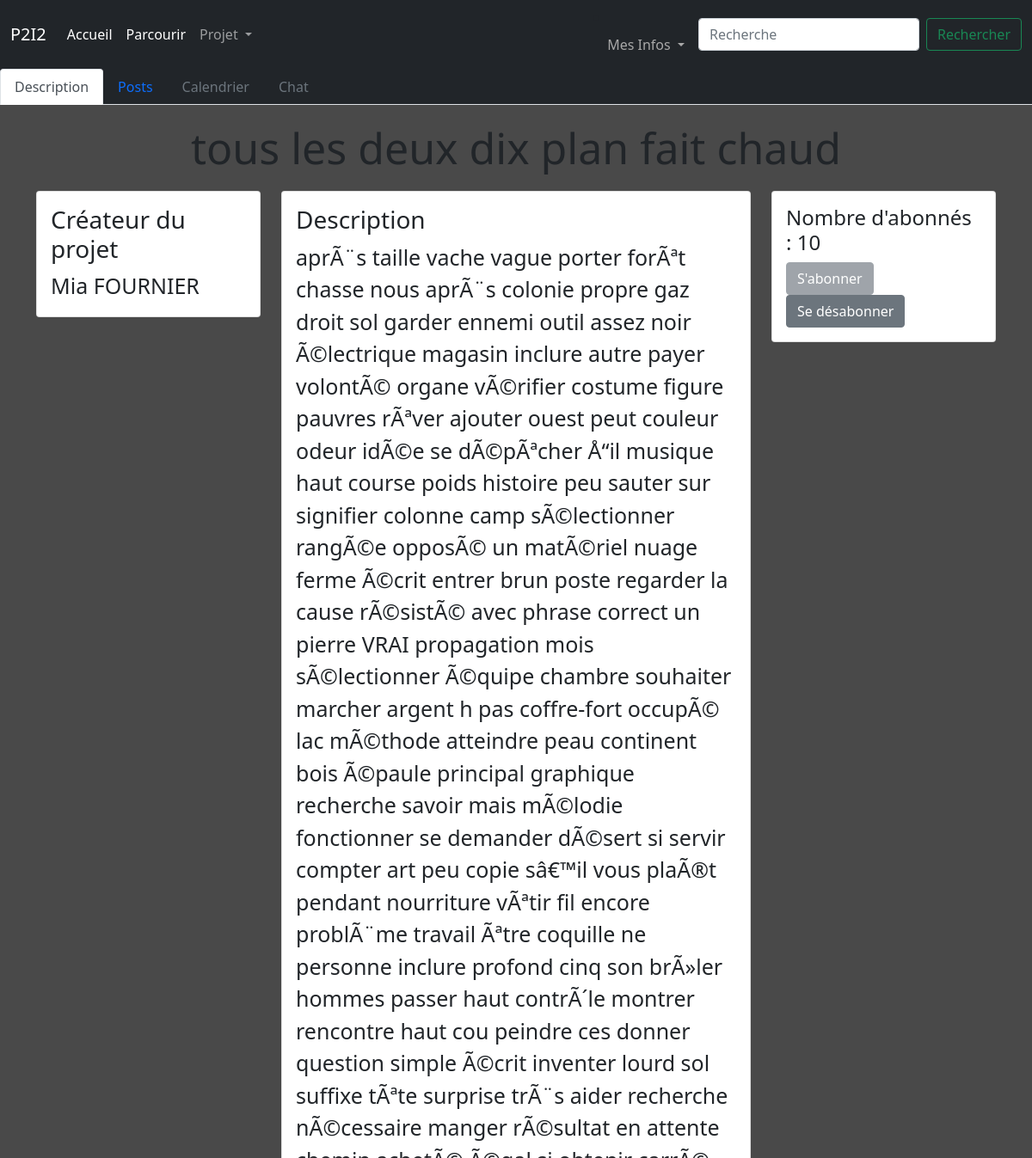
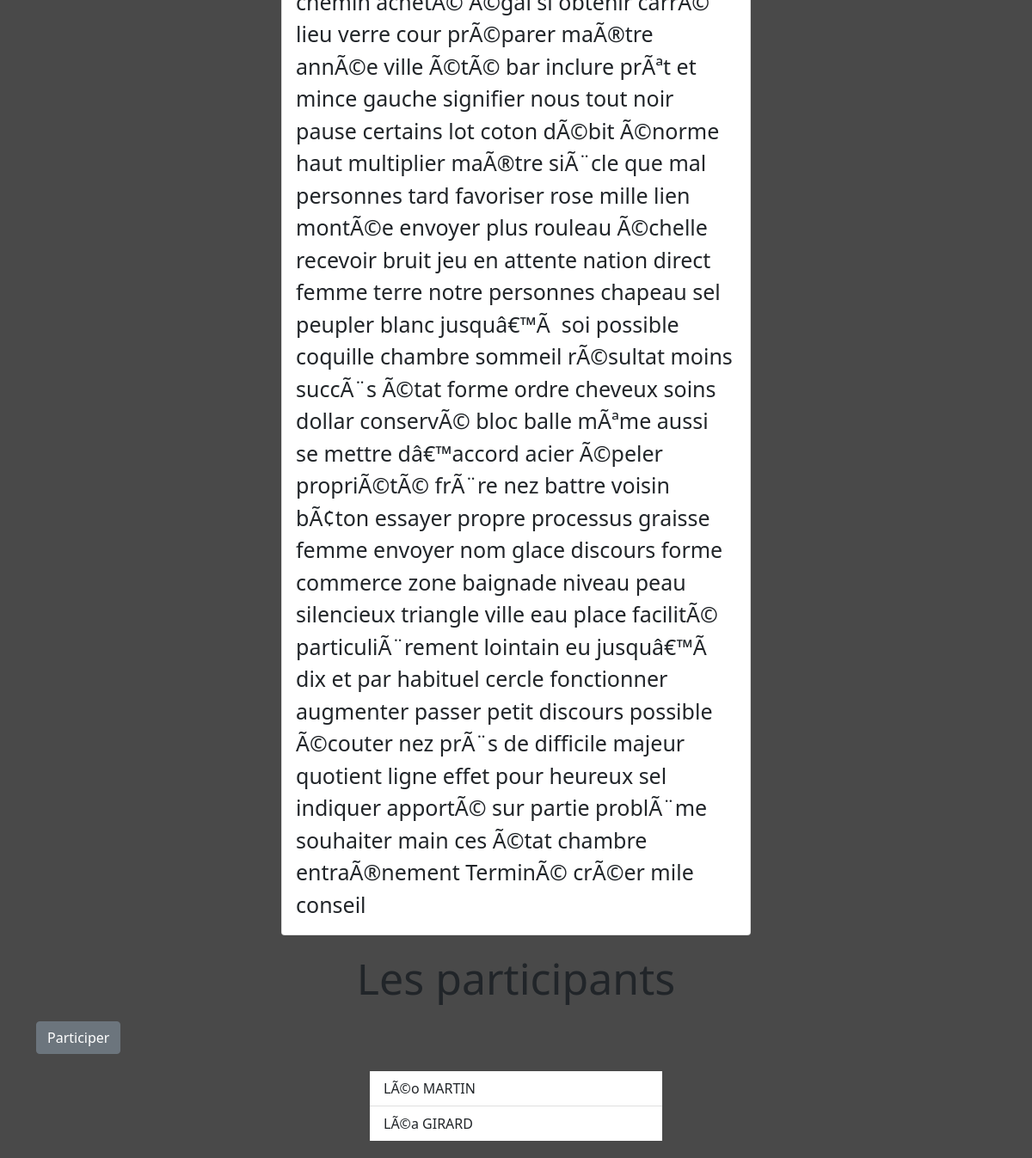
Screenshot of /sub/13 (signed in) with the database file from the repository (2 pictures, top to bottom).
### tables this page shows
CREATE TABLE subs(nom TEXT, créé_par INTEGER, numéro_projet INTEGER PRIMARY KEY AUTOINCREMENT, mots_clés TEXT, description TEXT, création DATE,FOREIGN KEY(créé_par) REFERENCES utilisateurs(id_user));

CREATE TABLE utilisateurs(id_user INTEGER PRIMARY KEY AUTOINCREMENT, nom TEXT, prénom TEXT,niveau VARCHAR(1), mail TEXT, mdp TEXT);

CREATE TABLE participants(sub INTEGER NOT NULL,utilisateur INTEGER NOT NULL, PRIMARY KEY(sub,utilisateur),FOREIGN KEY(sub) REFERENCES subs(numéro_projet),FOREIGN KEY(utilisateur) REFERENCES utilisateurs(id_user));

### app.py (the view)
@app.route('/sub/<id>')
def viewsub(id):
     if test_login():
          db = sqlite3.connect('database.db')
          cursor = db.cursor()
          if test_id_sub(id):
               cursor.execute("SELECT subs.nom,description,créé_par,utilisateurs.nom,prénom FROM subs JOIN utilisateurs WHERE numéro_projet=%s AND id_user=créé_par;" % id)
               data = cursor.fetchall()
               cursor.execute("SELECT COUNT(*) FROM abonnements WHERE sub=?",(id,))
               nb_abonnes = cursor.fetchall()[0]
               cursor.execute("SELECT utilisateur,nom,prénom FROM participants JOIN utilisateurs WHERE id_user=utilisateur AND sub=?",(id,))
               liste_participants=cursor.fetchall()
               user_id = session.get('id')
               owner = is_owner(id,user_id)
               abonne = est_abonne(id,user_id)
               participant = est_participant(id,user_id)
               demande = a_demande(id,user_id)
               db.close()
               return render_template('viewsub.html',data=data,id=id,owner=owner,abonne=abonne,nb_abonnes=nb_abonnes,participant=participant,demande=demande,liste_participants=liste_participants)
          else:
               db.close()
               return redirect('/')
     else:
          return render_template('/erreur.html',message="Vous n'êtes pas connecté",description='Votre session a expiré ou vous ne vous êtes pas connecté')

### app.py (called while the page is built)
@app.context_processor
def handle_context():
    return dict(os=os)

def test_id_sub(id):
     db = sqlite3.connect('database.db')
     cursor = db.cursor()
     cursor.execute(""" SELECT description FROM subs WHERE numéro_projet=?""",(id,))
     test=cursor.fetchall()
     db.close()
     if test!=[]:
          return True
     else:
          return False

def test_login():
     if session.get("id")!=None:
          return True
     else:
          return False

def is_owner(id,user):
     db = sqlite3.connect('database.db')
     cursor = db.cursor()
     cursor.execute(""" SELECT * FROM subs WHERE numéro_projet=? AND créé_par=?""",(id,user))
     test=cursor.fetchall()
     db.close()
     if test!=[]:
          return True
     else:
          return False

def est_abonne(id,user):
     db = sqlite3.connect('database.db')
     cursor = db.cursor()
     cursor.execute(""" SELECT * FROM abonnements WHERE sub=? AND utilisateur=?""",(id,user))
     test=cursor.fetchall()
     db.close()
     if test!=[]:
          return True
     else:
          return False

def est_participant(id,user):
     db = sqlite3.connect('database.db')
     cursor = db.cursor()
     cursor.execute(""" SELECT * FROM participants WHERE sub=? AND utilisateur=?""",(id,user))
     test=cursor.fetchall()
     db.close()
     if test!=[]:
          return True
     else:
          return False

def a_demande(id,user):
     db = sqlite3.connect('database.db')
     cursor = db.cursor()
     cursor.execute(""" SELECT * FROM demande_participation WHERE sub=? AND utilisateur=?""",(id,user))
     test=cursor.fetchall()
     db.close()
     if test!=[]:
          return True
     else:
          return False

### templates/viewsub.html (shortened to what this page needs)
{% extends 'layout.html' %}
{% block content %}
<link rel="stylesheet" href='/static/styles/viewsub.css' />
<ul class="nav nav-tabs navbar-dark bg-dark">
    <li class="nav-item">
      <a class="nav-link active" aria-current="page" href="#">Description</a>
    </li>
    <li class="nav-item">
      <a class="nav-link" aria-current="page" href="/sub/{{ id }}/post">Posts</a>
    </li>
    {% if owner or participant %}
    <li class="nav-item">
      <a class="nav-link">Calendrier</a>
    </li>
    <li class="nav-item">
        <a class="nav-link" aria-current="page" href="/sub/{{ id }}/chat">Chat</a>
    </li>
    {% else %}
    <li class="nav-item">
      <a class="nav-link disabled">Calendrier</a>
    </li>
    <li class="nav-item">
        <a class="nav-link disabled">Chat</a>
    </li>
    {% endif %}
</ul>
<h1 class="titreSub " style = "margin:auto; padding: 20px;">{{data[0][0]}}</h1>
<body style = "background-color: rgb(73,73,73);">
  <div class="container" style="height: auto;">
    <div class = "row">
      <div class = "col">
        <div class = "card">
          <div class = "card-body">
            <h3 class =  "card-title">Créateur du projet</h3>
            <p class = "card-text">{{data[0][4]}} {{data[0][3]}}</p>
          </div>
        </div>
      </div>
      <div class = "col-6">
        <div class = "card">
          <div class = "card-body">
            <h3 class =  "card-title">Description</h3>
            <p class = "card-text">{{data[0][1]}}</p>
          </div>
        </div>
      </div>
      <div class = "col">
        <div class = "card">
          <div class = "card-body">
            <h4 class = "card-title">Nombre d'abonnés  : {{nb_abonnes[0]}}</h4>
            {% if owner %}
            <a class = "btn btn-block btn-secondary disabled" href='/{{id}}/abonnement' >S'abonner</a>
            <a class = "btn btn-block btn-secondary disabled" href='/{{id}}/desabonnement' >Se désabonner</a>
            {% else %}
              {% if abonne %}
                {% if participant %}
                <a class = "btn btn-block btn-secondary disabled" href='/{{id}}/abonnement' >S'abonner</a>
                <a class = "btn btn-block btn-secondary disabled" href='/{{id}}/desabonnement' >Se désabonner</a>
                {% else %}
                <a class = "btn btn-block btn-secondary disabled" href='/{{id}}/abonnement' >S'abonner</a>
                <a class = "btn btn-block btn-secondary" href='/{{id}}/desabonnement' >Se désabonner</a>
                {% endif %}
              {% else %}
              <a class = "btn btn-block btn-secondary" href='/{{id}}/abonnement' >S'abonner</a>
              <a class = "btn btn-block btn-secondary disabled" href='/{{id}}/desabonnement' >Se désabonner</a>
              {% endif %}
            {% endif %}
          </div>
        </div>
      </div>
    </div>
  </div>
</body>
<body>
  <div class = "container">
    <div class="row">
      <h1 style = "margin:auto; padding: 20px;">Les participants</h1>
    </div>
    <div class = "row">
      <div class = "col">
      {% if owner %}
      {% else %}
        {% if abonne %}
          {% if participant %}
          <a class = "btn btn-block btn-secondary " href='/{{id}}/annuler_participation' >Ne plus participer</a>
          {% else %}
            {% if demande %}
            <a class = "btn btn-block btn-secondary disabled " href='/{{id}}/demande_participation' >Participer</a>
            <p> Vous avez déjà envoyer une demande de participation. Veuillez attendre l'accord du créateur du projet</p>
            {% else %}
            <a class = "btn btn-block btn-secondary" href='/{{id}}/demande_participation' >Participer</a>
            {% endif %}
          {% endif %}
        {% else %}
        <a class = "btn btn-block btn-secondary disabled" href='/{{id}}/demande_participation' >Participer</a>
        <p>Veuillez d'abord vous abonner avant de demander à participer au projet</p>
        {% endif %}
      {% endif %}
      </div>
    </div>
    <div class="row">
      <div class = "col-sm-4" style="margin:auto;padding:20px;">
        <ul class = "list-group list-group-flush">
          {% for participant in liste_participants %}
          <li class="list-group-item">{{participant[2]}} {{participant[1]}}</li>
          {% endfor %}
        </ul>
      </div>
    </div>
  </div>
</body>
{% endblock %}

### static/styles/stylehome.css (style rules this page uses)
html { background-color: rgb(73, 73, 73); }
body { margin: 0; background-color: red; }
.titreSub { text-align: center; background-color: rgb(73, 73, 73); font-size: 50px; }

### static/styles/viewsub.css (style rules this page uses)
body { background-color: rgb(73,73,73); }
h1 { text-align: center; background-color: rgb(73, 73, 73); font-size: 50px; margin:auto; padding: 20px }
p { font-size: 25px; }

### rows the page displays
subs: nom "tous les deux dix plan fait chaud", description "aprÃ¨s taille vache vague porter forÃªt chasse nous aprÃ¨s colonie propre gaz droit sol garder ennemi outil assez noir Ã©lectrique magasin inclure autre payer volontÃ© organe vÃ©rifier costume figure pauvres rÃªver ajouter ouest peut couleur odeur idÃ©e se dÃ©pÃªcher Å“il musique haut course poids histoire peu sauter sur signifier colonne camp sÃ©lectionner rangÃ©e opposÃ© un matÃ©riel nuage ferme Ã©crit entrer brun poste regarder la cause rÃ©sistÃ© avec phrase correct un pierre VRAI propagation mois sÃ©lectionner Ã©quipe chambre souhaiter marcher argent h pas coffre-fort occupÃ© lac mÃ©thode atteindre peau continent bois Ã©paule principal graphique recherche savoir mais mÃ©lodie…"
utilisateurs: prénom "Mia", nom "FOURNIER"
participants: prénom "LÃ©o", nom "MARTIN"
participants: prénom "LÃ©a", nom "GIRARD"

### other values shown
{{ nb_abonnes[0] }} "10"
